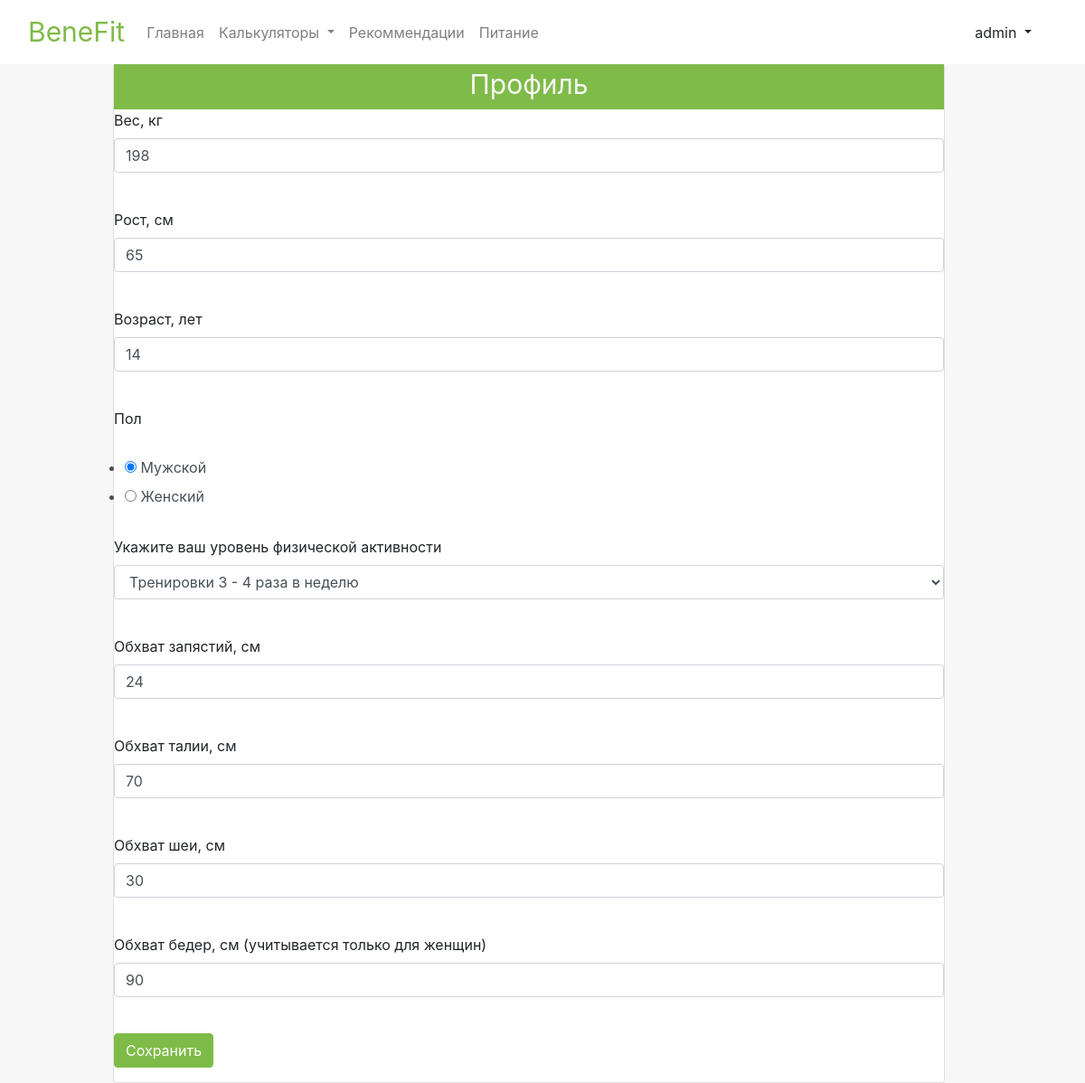
The app's page /profile (signed in), older data.
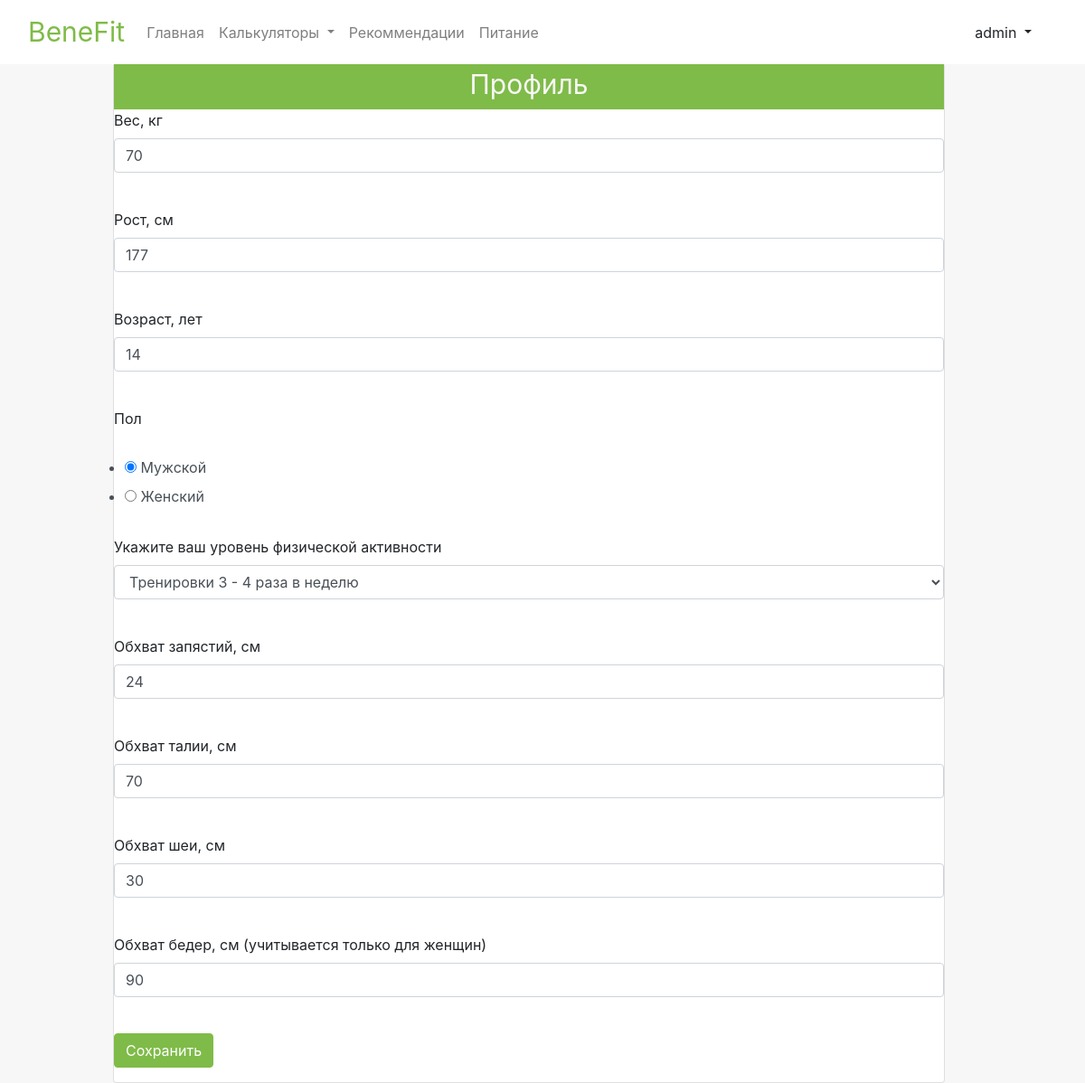
The same page, newer data.
### data/user_login.py (models this page shows, shortened)
class UserLogin(SqlAlchemyBase, UserMixin):
    __tablename__ = 'user_login'
    id = sqlalchemy.Column(sqlalchemy.Integer,
                           primary_key=True, autoincrement=True, nullable=True)
    name = sqlalchemy.Column(sqlalchemy.String, nullable=True)
    about = sqlalchemy.Column(sqlalchemy.String, nullable=True)
    email = sqlalchemy.Column(sqlalchemy.String,
                              index=True, unique=True, nullable=True)
    hashed_password = sqlalchemy.Column(sqlalchemy.String, nullable=True)
    created_date = sqlalchemy.Column(sqlalchemy.DateTime,
                                     default=datetime.datetime.now)
    user_inputs = orm.relation("UserInputs", back_populates='user_login')
    user_results = orm.relation("UserResults", back_populates='user_login')

### data/user_inputs.py (models this page shows)
class UserInputs(SqlAlchemyBase, SerializerMixin):
    __tablename__ = 'user_inputs'
    user_id = sqlalchemy.Column(sqlalchemy.Integer,
                                sqlalchemy.ForeignKey("user_login.id"),
                                primary_key=True, autoincrement=True, nullable=True)
    height = sqlalchemy.Column(sqlalchemy.Integer, nullable=True)
    weight = sqlalchemy.Column(sqlalchemy.Integer, nullable=True)
    age = sqlalchemy.Column(sqlalchemy.Integer, nullable=True)
    gender = sqlalchemy.Column(sqlalchemy.String, nullable=True)
    activity = sqlalchemy.Column(sqlalchemy.Integer, nullable=True)
    wrists = sqlalchemy.Column(sqlalchemy.Integer, nullable=True)
    waist = sqlalchemy.Column(sqlalchemy.Integer, nullable=True)
    neck = sqlalchemy.Column(sqlalchemy.Integer, nullable=True)
    hip = sqlalchemy.Column(sqlalchemy.Integer, nullable=True)
    user_login = orm.relation('UserLogin')

### application.py (the view, shortened to what this page needs)
@app.route('/profile', methods=['GET', 'POST'])
@login_required
def profile_page():
    form = ProfileForm()
    if current_user.is_authenticated:
        db_sess = db_session.create_session()
        current_user_inputs = db_sess.query(UserInputs).filter(
            UserInputs.user_id == current_user.id).first()
        form.weight.data = current_user_inputs.weight
        form.height.data = current_user_inputs.height
        form.age.data = current_user_inputs.age
        form.gender.data = current_user_inputs.gender
        form.activity.data = str(current_user_inputs.activity)
        form.wrists.data = current_user_inputs.wrists
        form.waist.data = current_user_inputs.waist
        form.neck.data = current_user_inputs.neck
        form.hip.data = current_user_inputs.hip
    return render_template("profile.html",
                           title='Профиль пользователя', form=form)

### forms/profile_form.py
class ProfileForm(FlaskForm):
    weight = IntegerField('Вес, кг', validators=[DataRequired()])
    height = IntegerField('Рост, см', validators=[DataRequired()])
    age = IntegerField('Возраст, лет', validators=[DataRequired()])
    gender = RadioField('Пол', choices=['Мужской', 'Женский'])
    activity = SelectField(u'Укажите ваш уровень физической активности',
                           choices=[(0, 'Сидячий образ жизни'),
                                    (1, 'Редкие тренировки'),
                                    (2, 'Тренировки 3 - 4 раза в неделю'),
                                    (3, 'Тренировки 5 - 6 раз в неделю'),
                                    (4, 'Ежедневные интенсивные тренировки')],
                           validators=[DataRequired()])
    wrists = IntegerField('Обхват запястий, см', validators=[DataRequired()])
    waist = IntegerField('Обхват талии, см', validators=[DataRequired()])
    neck = IntegerField('Обхват шеи, см', validators=[DataRequired()])
    hip = IntegerField('Обхват бедер, см (учитывается только для женщин)',
                       validators=[DataRequired()])
    submit = SubmitField('Сохранить')

### application.py (called while the page is built)
@login_manager.user_loader
def load_user(user_id):
    db_sess = db_session.create_session()
    return db_sess.query(UserLogin).get(user_id)

### data/db_session.py (called while the page is built)
def create_session() -> Session:
    global __factory
    return __factory()

### templates/profile.html (shortened to what this page needs)
{% extends "base.html" %}
{% block content %}
          <div class="card  row justify-content--center" style="width: 100%;">
          <div class="card-head main-card-head">Профиль</div>
          <form action="" method="post">
        	<p>
        	    {{ form.weight.label }}<br>
        	    {{ form.weight(class="form-control", type="number", min='20', max='500')}}<br>
        	</p>
          <p>
              {{ form.height.label }}<br>
              {{ form.height(class="form-control", type="number", min='60', max='250')}}<br>
          </p>
          <p>
              {{ form.age.label }}<br>
              {{ form.age(class="form-control", type="number", min='14', max='130') }}<br>
          </p>
          <p>
              {{ form.gender.label }}<br>
              {{ form.gender(class="form-control form-field-gender", type="string") }}<br>
          </p>
          <p>
              {{ form.activity.label }}<br>
              {{ form.activity(class="form-control", type="select") }}<br>
          </p>
          <p>
              {{ form.wrists.label }}<br>
              {{ form.wrists(class="form-control", type="number", max="30", min="10") }}<br>
          </p>
          <p>
              {{ form.waist.label }}<br>
              {{ form.waist(class="form-control", type="number, min='50', max='100'") }}<br>
          </p>
          <p>
              {{ form.neck.label }}<br>
              {{ form.neck(class="form-control", type="number", min='30', max='50') }}<br>
          </p>
            <p>
              {{ form.hip.label }}<br>
              {{ form.hip(class="form-control", type="number, min='70', max='130'") }}<br>
          </p>
        	<p>{{ form.submit(type="submit", class="btn calculator-btn") }}</p>
</form>
</div>
{% endblock %}

### templates/base.html (shortened to what this page needs)
<!doctype html>
<html lang="en">
<head>
    <link rel="stylesheet"
          href="https://stackpath.bootstrapcdn.com/bootstrap/4.4.1/css/bootstrap.min.css"
>
    <link rel="stylesheet"
          href="../static/css/style.css">
</head>
<body>
  <nav class="navbar navbar-expand-lg navbar-light bg-light nav fixed-top">
  <div class="container-fluid">
    <a class="nav-brand navbar-brand" href="/">BeneFit</a>
    <div class="collapse navbar-collapse" id="navbarNavDropdown">
      <ul class="navbar-nav">
        <li class="nav-item">
          <a class="nav-link {{active_home}}" aria-current="page" href="/">Главная</a>
        </li>
        <li class="nav-item dropdown">
          <a class="nav-link dropdown-toggle {{active_calculator}}" href="#" id="navbarDropdownMenuLink" role="button" data-bs-toggle="dropdown" aria-expanded="false">
          Калькуляторы
          </a>
        </li>
        <li class="nav-item">
          <a class="nav-link {{active_recommendations}}" href="/recommendations">Рекоммендации</a>
        </li>
        <li class="nav-item">
          <a class="nav-link {{active_nutrition}}" href="/nutrition">Питание</a>
        </li>
      </ul>
      <div class="container-fluid">
        <form class="d-flex flex-space-between">
              {% if current_user.is_authenticated %}
    <div class="btn-group dropstart">
  <a type="button" class="btn dropdown-toggle" data-bs-toggle="dropdown" aria-expanded="false">
    {{ current_user.name }}
  </a>
</div>
{% else %}
    <p>
        <a class="btn nav-btn-reg" href="/register">Зарегистрироваться</a>
        <a class="btn nav-btn-auth" href="/login">Войти</a>
    </p>
{% endif %}
        </form>
      </div>
    </div>
  </div>
</nav>
<main role="main" >
  <div  class="container">
    <div class="row">
      <div class="col-md-10 col-sm-9 content m-auto">
        {% block content %}{% endblock %}
      </div>
    </div>
  </div>
</main>
</body>
</html>

### static/css/style.css (style rules this page uses)
* { margin: 0; padding: 0; box-sizing: border-box; }
.nav { background-color: #fff !important; }
.nav-brand { color: #7fbb48 !important; font-size: 30px; color: #fff; }
.form-field-gender { border: none; }
main { background: #f7f7f7; margin-top: 70px; }
.card-head { background-color: #7fbb48; text-align: center; height: 50px; font-size: 30px; color: #f7f7f7; }
.calculator-btn { background-color: #7fbb48; border-color: #7fbb48; color: #fff; }

Row changes from the older to the newer data that the page shows:
changed UserInputs "☑ Мужской ☐ Женский": weight "198" → "70"; height "65" → "177"
